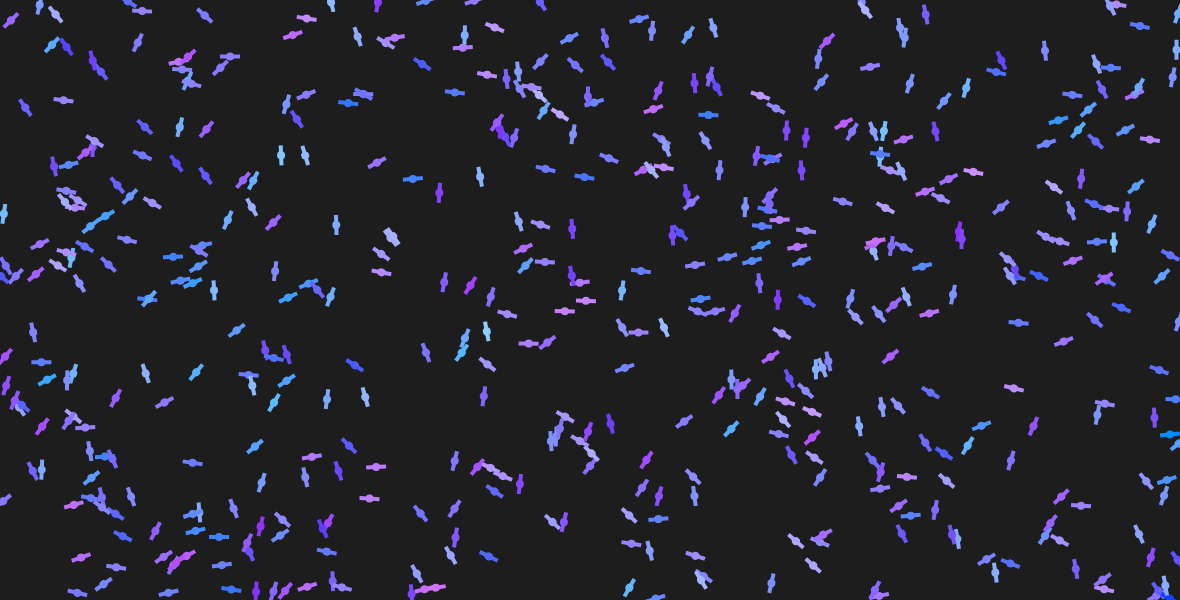
Frame 1 (no input)
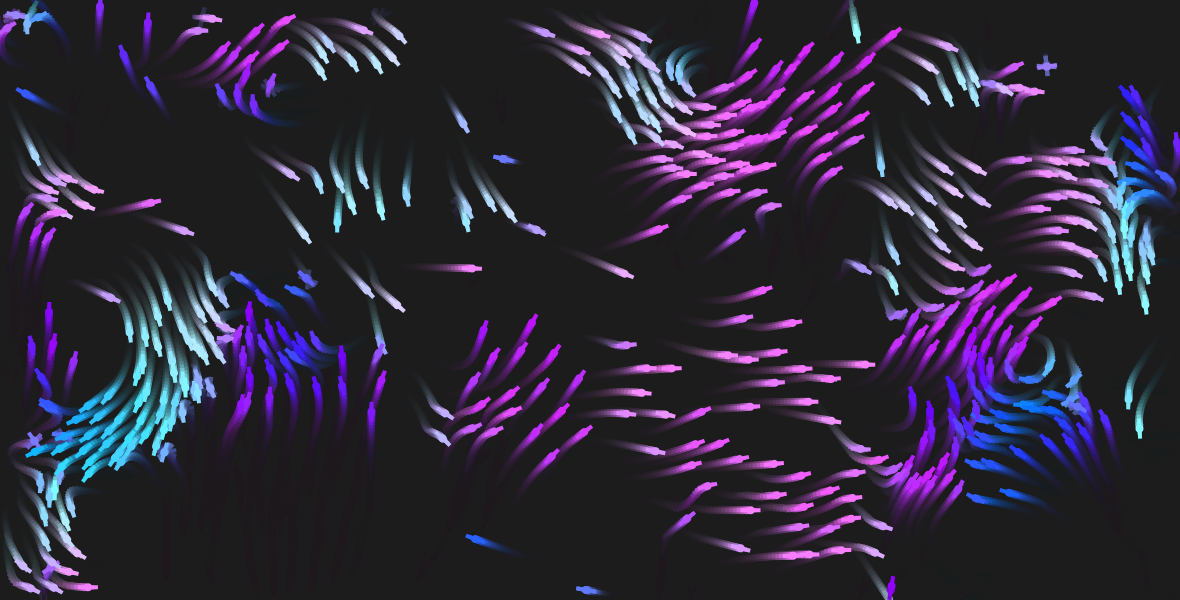
Frame 60 (no input)
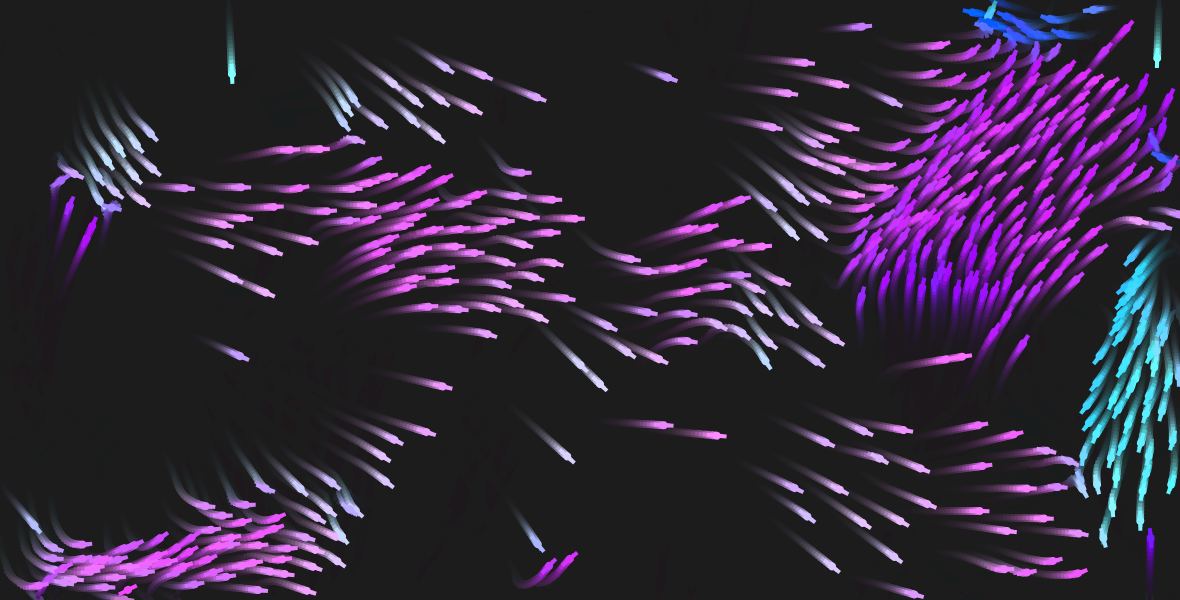
Frame 120 (the mouse pressed at the canvas centre since frame 60)

The p5.js sketch that drew these frames (run headless with seeded random() and noise() and a simulated clock; from frame 60 on, the mouse is pressed at the canvas centre):

// p5.js sketch
// ── sketch.js
let boidsPopulationSize = innerWidth < 580 ? 100 : 500;
const maxPopulationSize = innerWidth < 580 ? 500 : 1000;
let boids = [];

let populationSizeSlider,
  alignmentSlider,
  cohesionSlider,
  separationSlider,
  quadTreeTransparencySlider;

let quadTree,
  quadTreeCapacity = 4,
  povBoid;

function setup() {
  createCanvas(windowWidth - 20, windowHeight * 0.6);
  background(30);

  // SLIDERS:
  populationSizeSlider = createSlider(
    10,
    maxPopulationSize,
    boidsPopulationSize,
    10
  );
  populationSizeSlider.style("width", "270px");

  alignmentSlider = createSlider(0, 2, 1, 0.1);
  alignmentSlider.style("width", "270px");

  cohesionSlider = createSlider(0, 2, 0.5, 0.1);
  cohesionSlider.style("width", "270px");

  separationSlider = createSlider(0, 2, 1, 0.1);
  separationSlider.style("width", "270px");

  quadTreeTransparencySlider = createSlider(0, 255, 0, 5);
  quadTreeTransparencySlider.style("width", "270px");

  // Quad Tree:
  const boundary = new Rectangle(width / 2, height / 2, width / 2, height / 2);
  quadTree = new QuadTree(boundary, quadTreeCapacity);

  // generate boids:
  boids = [];
  for (let i = 0; i < boidsPopulationSize; i++) {
    const boid = new Boid();
    boids.push(boid);
    quadTree.insert(boid);
  }
}

function draw() {
  background(30, 50);

  // reassess population size:
  if (populationSizeSlider.value() !== boidsPopulationSize) {
    boidsPopulationSize = populationSizeSlider.value();
    boids = [];
    for (let i = 0; i < boidsPopulationSize; i++) {
      const boid = new Boid();
      boids.push(boid);
      quadTree.insert(boid);
    }
  }

  // create next quadTree:
  const boundary = new Rectangle(width / 2, height / 2, width / 2, height / 2);
  const nextQuadTree = new QuadTree(boundary, quadTreeCapacity);

  for (let boid of boids) {
    const range = new Rectangle(
      boid.position.x,
      boid.position.y,
      boid.perceptionRadius,
      boid.perceptionRadius
    );
    const neighbors = quadTree.query(range);

    boid.update(neighbors);
    map(quadTreeTransparencySlider.value(), 0, 255, 255, 0) && boid.draw();

    nextQuadTree.insert(boid);
  }
  quadTreeTransparencySlider.value() &&
    nextQuadTree.draw(quadTreeTransparencySlider.value());

  quadTree = nextQuadTree;

  // // fun:
  // const r = new Rectangle(mouseX, mouseY, 100, 100);
  // r.draw();
  // const bArr = quadTree.query(r);
  // bArr.forEach((b) => b.spectate());
}

// ── Boid.js
class Boid {
  constructor() {
    this.perceptionRadius = 30;
    this.radius = 4;
    this.maxSpeed = 4;
    this.maxForce = 0.4;
    this.position = createVector(random(width), random(height));
    this.velocity = p5.Vector.random2D();
    this.acceleration = p5.Vector.random2D();
  }

  update(snapshot) {
    // calculate flocking force:
    const flockingForce = this.calculateFlockingForce(snapshot);
    flockingForce.alignmentForce.limit(this.maxForce);
    flockingForce.cohesionForce.limit(this.maxForce);
    flockingForce.separationForce.limit(this.maxForce);

    // scale by slider value:
    flockingForce.alignmentForce.mult(alignmentSlider.value());
    flockingForce.cohesionForce.mult(cohesionSlider.value());
    flockingForce.separationForce.mult(separationSlider.value());

    this.acceleration.add(flockingForce.alignmentForce);
    this.acceleration.add(flockingForce.cohesionForce);
    this.acceleration.add(flockingForce.separationForce);

    // RULE 1:
    // if (this.velocity.mag() > 2) {
    //   this.velocity.setMag(this.maxSpeed);
    //   // RULE 2:
    // } else if (snapshot.length > 20) {
    //   this.acceleration.mult(-5);
    // }

    // GRAVITY:
    let gravity = createVector(0, 9.8);
    gravity.mult(0.01);
    // random UPPER THRUST:
    if (random() < 0.01) {
      this.velocity.add(createVector(0, gravity.y / 2));
    }

    this.position.add(this.velocity);
    this.velocity.add(this.acceleration);
    this.acceleration.mult(0);
    this.connectEdges();
  }

  draw() {
    push();
    translate(this.position.x, this.position.y);
    rotate(this.velocity.heading());

    const color = [
      map(this.velocity.x, -this.maxSpeed, this.maxSpeed, 0, 255),
      map(this.velocity.y, -this.maxSpeed, this.maxSpeed, 0, 255),
      255,
      map(quadTreeTransparencySlider.value(), 0, 255, 255, 0),
    ];
    fill(color);

    let r = this.radius;
    noStroke();

    ellipse(0, 0, r * 2, r * 2);
    rectMode(CENTER);
    rect(0, 0, r * 5, r);
    pop();
  }

  spectate() {
    push();
    translate(this.position.x, this.position.y);
    rotate(this.velocity.heading());

    fill(51, 255, 151);

    let r = this.radius * 2;
    noStroke();

    ellipse(0, 0, r * 2, r * 2);
    rectMode(CENTER);
    rect(0, 0, r * 5, r);
    pop();
  }

  drawPerceptionRadius() {
    noFill();
    stroke(255, 0, 0);
    ellipse(
      this.position.x,
      this.position.y,
      this.perceptionRadius * 2,
      this.perceptionRadius * 2
    );
  }

  connectEdges() {
    if (this.position.x > width) {
      this.position.x = width - 10;
      this.velocity.x *= -this.maxSpeed;
    } else if (this.position.x < 0) {
      this.position.x = 10;
      this.velocity.x *= -this.maxSpeed;
    }

    if (this.position.y > height) {
      this.position.y = height - 10;
      this.velocity.y *= -this.maxSpeed;
    } else if (this.position.y < 0) {
      this.position.y = 10;
      this.velocity.y *= -this.maxSpeed;
    }

    this.velocity.limit(this.maxSpeed);
  }

  calculateFlockingForce(snapshot) {
    let flockingForce = {
      alignmentForce: createVector(),
      cohesionForce: createVector(),
      separationForce: createVector(),
    };
    let totalBoidsInPerceptionRadius = 0;

    // align:
    const totalVelocity = createVector();

    // cohesion:
    const totalPosition = createVector();

    // separation:
    const totalForce = createVector();

    for (let boid of snapshot) {
      const distance = this.position.dist(boid.position);

      if (distance < this.perceptionRadius && boid !== this) {
        totalBoidsInPerceptionRadius++;

        // align:
        totalVelocity.add(boid.velocity);

        // cohesion:
        totalPosition.add(boid.position);

        // separation:
        // opposite vector:
        const difference = p5.Vector.sub(this.position, boid.position);
        // inversely proportionate:
        difference.div(distance <= 1 ? 1 : distance);

        totalForce.add(difference);
      }
    }

    ///////////////// wall separation:
    const wallSeq = [
      [0, this.position.y],
      [this.position.x, 0],
      [width, this.position.y],
      [this.position.x, height],
    ];

    for (let wall of wallSeq) {
      let wallVec = createVector(...wall);
      let d = p5.Vector.dist(wallVec, this.position);
      if (d < this.perceptionRadius) {
        // extra separation:
        // opposite vector:
        const difference = p5.Vector.sub(this.position, wallVec);
        // inversely proportionate:
        difference.div(d <= 1 ? 1 : d);

        totalForce.add(difference);
      }
    }
    //////////////////////////////////

    if (totalBoidsInPerceptionRadius > 0) {
      // align:
      // average or desired velocity:
      const avgVelocity = p5.Vector.div(
        totalVelocity,
        totalBoidsInPerceptionRadius
      );
      avgVelocity.setMag(this.maxSpeed);

      const alignmentSteeringForce = p5.Vector.sub(avgVelocity, this.velocity);

      flockingForce.alignmentForce = alignmentSteeringForce;

      // cohesion:
      // average or desired position:
      const avgPosition = p5.Vector.div(
        totalPosition,
        totalBoidsInPerceptionRadius
      );

      const desiredVelocity = p5.Vector.sub(avgPosition, this.position);
      desiredVelocity.setMag(this.maxSpeed);

      const cohesionSteeringForce = p5.Vector.sub(
        desiredVelocity,
        this.velocity
      );

      flockingForce.cohesionForce = cohesionSteeringForce;

      // separation:
      // average or desired force:
      const avgForce = p5.Vector.div(totalForce, totalBoidsInPerceptionRadius);
      avgForce.setMag(this.maxSpeed);

      const separationSteeringForce = p5.Vector.sub(avgForce, this.velocity);

      flockingForce.separationForce = separationSteeringForce;
    }
    return flockingForce;
  }
}

// ── quadTree.js
class Rectangle {
  constructor(x, y, w, h) {
    this.x = x;
    this.y = y;
    this.w = w;
    this.h = h;
    this.color = [51, 255, 149];
  }

  draw(alpha = 255, color = null) {
    noFill();
    fill(...this.color, alpha / 50);
    if (color) {
      stroke(...color, alpha);
    } else stroke(...this.color, alpha);
    // strokeWeight(0.2);
    rectMode(CENTER);
    rect(this.x, this.y, this.w * 2, this.h * 2);
  }

  contains(element) {
    return (
      element.position.x >= this.x - this.w &&
      element.position.x <= this.x + this.w &&
      element.position.y >= this.y - this.h &&
      element.position.y <= this.y + this.h
    );
  }

  intersects(rect) {
    return !(
      rect.x - rect.w >= this.x + this.w ||
      rect.x + rect.w <= this.x - this.w ||
      rect.y - rect.h >= this.y + this.h ||
      rect.y + rect.h <= this.y - this.h
    );
  }
}

class QuadTree {
  constructor(boundary, capacity) {
    this.boundary = boundary;
    this.capacity = capacity;
    this.isDivided = false;
    this.elements = [];
  }

  draw(alpha) {
    this.boundary.draw(alpha);

    if (this.isDivided) {
      this.topRight.draw(alpha);
      this.topLeft.draw(alpha);
      this.bottomRight.draw(alpha);
      this.bottomLeft.draw(alpha);
    }
  }

  insert(element) {
    if (!this.boundary.contains(element)) {
      return false;
    }

    if (this.elements.length < this.capacity) {
      this.elements.push(element);
      return true;
    } else {
      if (!this.isDivided) {
        this.subDivide();
      }

      //   if (this.topRight.insert(element)) return true;
      //   else if (this.topLeft.insert(element)) return true;
      //   else if (this.bottomRight.insert(element)) return true;
      //   else if (this.bottomLeft.insert(element)) return true;

      this.topRight.insert(element) ||
        this.topLeft.insert(element) ||
        this.bottomRight.insert(element) ||
        this.bottomLeft.insert(element);
    }
  }

  subDivide() {
    const x = this.boundary.x;
    const y = this.boundary.y;
    const w = this.boundary.w / 2;
    const h = this.boundary.h / 2;

    this.topRight = new QuadTree(
      new Rectangle(x + w, y - h, w, h),
      this.capacity
    );
    this.topLeft = new QuadTree(
      new Rectangle(x - w, y - h, w, h),
      this.capacity
    );
    this.bottomRight = new QuadTree(
      new Rectangle(x + w, y + h, w, h),
      this.capacity
    );
    this.bottomLeft = new QuadTree(
      new Rectangle(x - w, y + h, w, h),
      this.capacity
    );

    this.isDivided = true;
  }

  query(range, res = []) {
    if (!this.boundary.intersects(range)) {
      return res;
    }

    for (let element of this.elements) {
      if (range.contains(element)) {
        res.push(element);
      }
    }

    if (this.isDivided) {
      this.topRight.query(range, res);
      this.topLeft.query(range, res);
      this.bottomRight.query(range, res);
      this.bottomLeft.query(range, res);
    }

    return res;
  }
}
